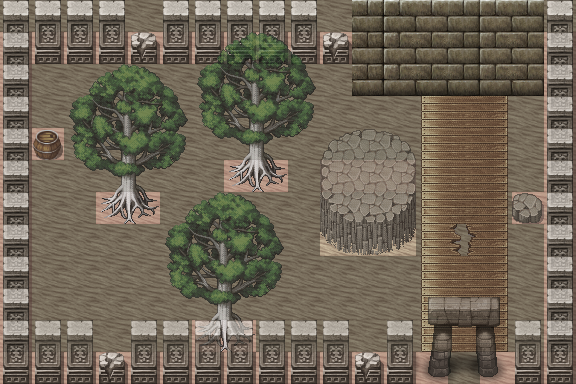

This is a level from a 2D game, rendered from its Tiled map with the project's own tilesets. A one-line summary and the map file follow, with tile-layer data summarised:
An orthogonal 18x12 tile map with 32x32 px tiles, 4 tile layers (Collision, Terrain, Static object back, Static object front), 2 tilesets and 3 objects.

<map version="1.0" orientation="orthogonal" width="18" height="12" tilewidth="32" tileheight="32">
 <tileset firstgid="1" name="Collision" tilewidth="32" tileheight="32">
  <image source="CollisionTiles32.png" width="96" height="32" />
 </tileset>
 <tileset firstgid="4" name="Ciudad Enigma" tilewidth="32" tileheight="32">
  <image source="ciudad_enigma.png" width="256" height="1660" />
 </tileset>
 <layer name="Collision" width="18" height="12" opacity="0.76">
  <data>[216 cells, 75 non-empty, 1 distinct tile ids]</data>
 </layer>
 <layer name="Terrain" width="18" height="12" opacity="0.68">
  <data>[216 cells, 216 non-empty, 2 distinct tile ids]</data>
 </layer>
 <layer name="Static object back" width="18" height="12" opacity="0.84">
  <data>[216 cells, 118 non-empty, 31 distinct tile ids]</data>
 </layer>
 <layer name="Static object front" width="18" height="12" opacity="0.69">
  <data>[216 cells, 109 non-empty, 38 distinct tile ids]</data>
 </layer>
 <objectgroup color="#ffff00" name="Warp" width="18" height="12">
  <object x="450" y="364" width="28" height="8" />
  <object x="425" y="72" width="50" height="10">
   <properties>
    <property name="Direction" value="2" />
    <property name="Lua script" value="scripts/level01.lua" />
    <property name="x" value="208" />
    <property name="y" value="290" />
   </properties>
  </object>
 </objectgroup>
 <objectgroup color="#00aa00" name="Door" width="18" height="12">
  <object x="410" y="86" width="78" height="8">
   <properties>
    <property name="Door type" value="1" />
    <property name="Lua Script" value="scripts/level01.lua" />
    <property name="State" value="0" />
    <property name="Texture Id" value="202" />
   </properties>
  </object>
 </objectgroup>
</map>